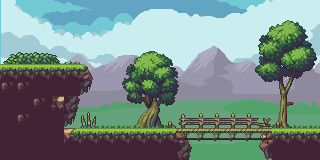

This is a level from a 2D game, rendered from its Tiled map with the project's own tilesets. A one-line summary and the complete map file follow:
An orthogonal 20x10 tile map with 16x16 px tiles, 2 tile layers (tiles layer 1, tiles layer 2), 5 image layers.

<map version="1.4" tiledversion="1.4.3" orientation="orthogonal" renderorder="right-down" width="20" height="10" tilewidth="16" tileheight="16" infinite="0" nextlayerid="14" nextobjectid="1">
 <tileset firstgid="1" source="Tileset.tsx" />
 <imagelayer id="9" name="image 1" offsetx="-6.47773" offsety="-122.717">
  <image source="CloudsBack.png" width="512" height="320" />
 </imagelayer>
 <imagelayer id="10" name="image layer 2" offsetx="1.07962" offsety="-170.22">
  <image source="CloudsFront.png" width="512" height="320" />
 </imagelayer>
 <imagelayer id="11" name="image 3" offsetx="0.719748" offsety="-159.424">
  <image source="BGBack.png" width="512" height="320" />
 </imagelayer>
 <imagelayer id="12" name="image 4" offsetx="0.359874" offsety="-160.504">
  <image source="BGFront.png" width="512" height="320" />
 </imagelayer>
 <imagelayer id="13" name="image 5" offsetx="88.8889" offsety="0">
  <image source="Trees.png" width="256" height="128" />
 </imagelayer>
 <layer id="1" name="tiles layer 1" width="20" height="10">
  <data encoding="csv">
0,0,0,0,0,0,0,0,0,0,0,0,0,0,0,0,0,0,0,0,
0,0,0,0,0,0,0,0,0,0,0,0,0,0,0,0,0,0,0,0,
0,0,0,0,0,0,0,0,0,0,0,0,0,0,0,0,0,0,0,0,
0,0,0,0,0,0,0,0,0,0,0,0,0,0,0,0,0,0,0,0,
2,2,2,2,2,3,0,0,0,0,0,0,0,0,0,0,0,0,0,0,
24,24,12,12,12,23,0,0,0,0,0,0,0,0,0,0,0,0,0,0,
12,12,24,15,13,0,0,0,0,0,0,0,0,0,0,0,0,0,0,0,
12,24,12,12,23,50,0,0,0,0,18,0,0,0,0,0,0,18,0,0,
12,12,12,12,2,2,2,2,2,2,2,3,0,0,0,0,1,2,2,2,
12,12,12,12,12,12,12,12,12,12,12,0,0,0,0,0,21,12,12,12
</data>
 </layer>
 <layer id="6" name="tiles layer 2" width="20" height="10">
  <data encoding="csv">
0,0,0,0,0,0,0,0,0,0,0,0,0,0,0,0,0,0,0,0,
0,0,0,0,0,0,0,0,0,0,0,0,0,0,0,0,0,0,0,0,
0,0,0,0,0,0,0,0,0,0,0,0,0,0,0,0,0,0,0,0,
56,57,57,58,18,0,0,0,0,0,0,0,0,0,0,0,0,0,0,0,
28,28,28,28,28,30,0,0,0,0,0,0,0,0,0,0,0,0,0,0,
0,0,0,0,0,0,0,0,0,0,0,0,0,0,0,0,0,0,0,0,
0,0,0,0,0,0,0,0,0,0,0,0,0,0,0,0,0,0,0,0,
0,0,0,0,0,18,18,18,18,18,49,37,39,39,39,39,40,47,18,18,
0,0,0,0,27,28,28,28,28,28,28,48,48,48,48,48,48,28,28,28,
0,0,0,0,0,0,0,0,0,0,0,13,0,0,0,0,0,0,0,0
</data>
 </layer>
</map>
